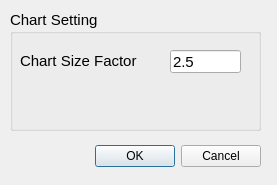
<?xml version="1.0" encoding="UTF-8"?>
<ui version="4.0">
 <class>SettingDialog</class>
 <widget class="QDialog" name="SettingDialog">
  <property name="geometry">
   <rect>
    <x>0</x>
    <y>0</y>
    <width>277</width>
    <height>185</height>
   </rect>
  </property>
  <property name="windowTitle">
   <string>Dialog</string>
  </property>
  <widget class="QDialogButtonBox" name="buttonBox">
   <property name="geometry">
    <rect>
     <x>30</x>
     <y>140</y>
     <width>231</width>
     <height>32</height>
    </rect>
   </property>
   <property name="orientation">
    <enum>Qt::Horizontal</enum>
   </property>
   <property name="standardButtons">
    <set>QDialogButtonBox::Cancel|QDialogButtonBox::Ok</set>
   </property>
  </widget>
  <widget class="QGroupBox" name="ChartGroupBox">
   <property name="geometry">
    <rect>
     <x>10</x>
     <y>10</y>
     <width>251</width>
     <height>121</height>
    </rect>
   </property>
   <property name="font">
    <font>
     <pointsize>11</pointsize>
    </font>
   </property>
   <property name="title">
    <string>Chart Setting</string>
   </property>
   <widget class="QLineEdit" name="ChartSizeFactorLineEdit">
    <property name="geometry">
     <rect>
      <x>160</x>
      <y>40</y>
      <width>71</width>
      <height>23</height>
     </rect>
    </property>
    <property name="text">
     <string>2.5</string>
    </property>
   </widget>
   <widget class="QLabel" name="label">
    <property name="geometry">
     <rect>
      <x>10</x>
      <y>40</y>
      <width>131</width>
      <height>21</height>
     </rect>
    </property>
    <property name="text">
     <string>Chart Size Factor</string>
    </property>
   </widget>
  </widget>
 </widget>
 <resources/>
 <connections>
  <connection>
   <sender>buttonBox</sender>
   <signal>accepted()</signal>
   <receiver>SettingDialog</receiver>
   <slot>accept()</slot>
   <hints>
    <hint type="sourcelabel">
     <x>248</x>
     <y>254</y>
    </hint>
    <hint type="destinationlabel">
     <x>157</x>
     <y>274</y>
    </hint>
   </hints>
  </connection>
  <connection>
   <sender>buttonBox</sender>
   <signal>rejected()</signal>
   <receiver>SettingDialog</receiver>
   <slot>reject()</slot>
   <hints>
    <hint type="sourcelabel">
     <x>316</x>
     <y>260</y>
    </hint>
    <hint type="destinationlabel">
     <x>286</x>
     <y>274</y>
    </hint>
   </hints>
  </connection>
 </connections>
</ui>
